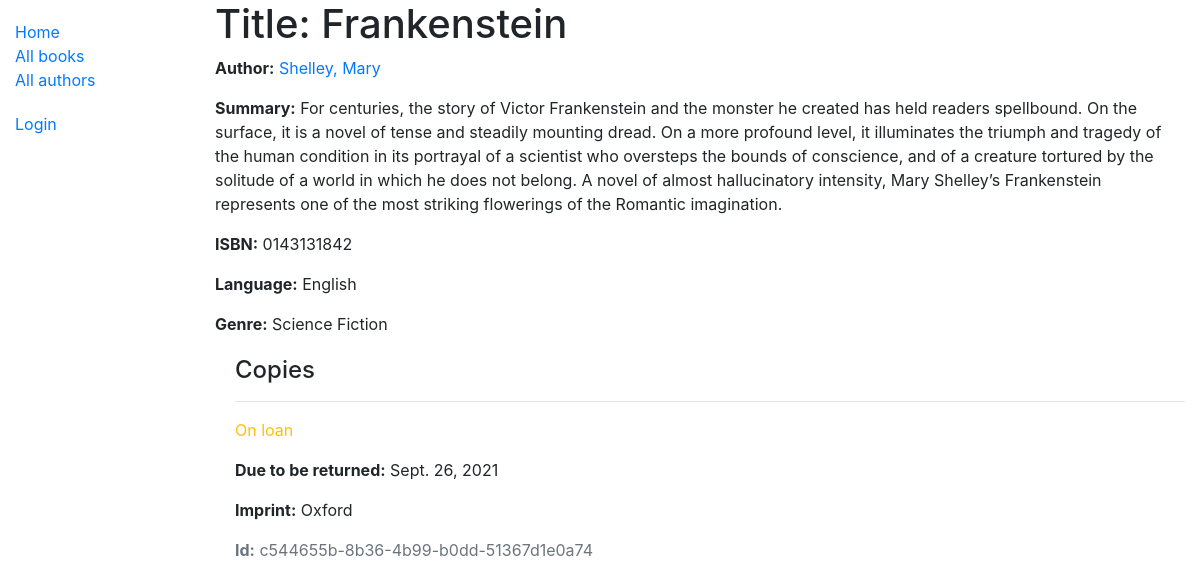
Page /catalog/book/10 on the committed database.
### catalog/models.py (models this page shows, shortened)
class Book(models.Model):
    title = models.CharField(max_length=200)
    author = models.ForeignKey('Author', on_delete=models.SET_NULL, null=True)
    summary = models.TextField(max_length=1000, help_text="Enter a brief description of the book")
    isbn = models.CharField('ISBN', max_length=13,
                            unique=True,
                            help_text='13 Character <a href="https://www.isbn-international.org/content/what-isbn'
                                      '">ISBN number</a>')
    genre = models.ManyToManyField(Genre, help_text="Select a genre for this book")
    language = models.ForeignKey('Language', on_delete=models.SET_NULL, null=True)
    class Meta:
        ordering = ['title', 'author']
    def display_genre(self):
        """Creates a string for the Genre. This is required to display genre in Admin."""
        return ', '.join([genre.name for genre in self.genre.all()[:3]])
    display_genre.short_description = 'Genre'

class Author(models.Model):
    first_name = models.CharField(max_length=100)
    last_name = models.CharField(max_length=100)
    date_of_birth = models.DateField(null=True, blank=True)
    date_of_death = models.DateField('died', null=True, blank=True)
    class Meta:
        ordering = ['last_name', 'first_name']
    def __str__(self):
        return '{0}, {1}'.format(self.last_name, self.first_name)

class Language(models.Model):
    name = models.CharField(max_length=200,
                            help_text="Enter the book's natural language (e.g. English, French, Japanese etc.)")
    def __str__(self):
        return self.name

class Genre(models.Model):
    name = models.CharField(
        max_length=200,
        help_text="Enter a book genre (e.g. Science Fiction, French Poetry etc.)"
        )
    def __str__(self):
        return self.name

class BookInstance(models.Model):
    id = models.UUIDField(primary_key=True, default=uuid.uuid4,
                          help_text="Unique ID for this particular book across whole library")
    book = models.ForeignKey('Book', on_delete=models.PROTECT, null=True)
    imprint = models.CharField(max_length=200)
    due_back = models.DateField(null=True, blank=True)
    borrower = models.ForeignKey(User, on_delete=models.SET_NULL, null=True, blank=True)
    LOAN_STATUS = (
        ('d', 'Maintenance'),
        ('o', 'On loan'),
        ('a', 'Available'),
        ('r', 'Reserved'),
    )
    status = models.CharField(
        max_length=1,
        choices=LOAN_STATUS,
        blank=True,
        default='d',
        help_text='Book availability')
    class Meta:
        ordering = ['due_back']
        permissions = (("can_mark_returned", "Set book as returned"),)

### catalog/views.py (the view)
# urls.py: path('book/<int:pk>', views.BookDetailView.as_view(), name='book-detail'),
class BookDetailView(generic.DetailView):
    model = Book

### catalog/templates/catalog/book_detail.html
{% extends "base_generic.html" %}
{% block content %}
  <h1>Title: {{ book.title }}</h1>
  <p><strong>Author:</strong> <a href="">{{ book.author }}</a></p>
  <p><strong>Summary:</strong> {{ book.summary }}</p>
  <p><strong>ISBN:</strong> {{ book.isbn }}</p>
  <p><strong>Language:</strong> {{ book.language }}</p>
  <p><strong>Genre:</strong> {{ book.genre.all|join:", " }}</p>
  <div style="margin-left:20px;margin-top:20px">
    <h4>Copies</h4>
    {% for copy in book.bookinstance_set.all %}
      <hr>
      <p class="{% if copy.status == 'a' %}text-success{% elif copy.status == 'm' %}text-danger{% else %}text-warning{% endif %}">
        {{ copy.get_status_display }}
      </p>
      {% if copy.status != 'a' %}
        <p><strong>Due to be returned:</strong> {{ copy.due_back }}</p>
      {% endif %}
      <p><strong>Imprint:</strong> {{ copy.imprint }}</p>
      <p class="text-muted"><strong>Id:</strong> {{ copy.id }}</p>
    {% endfor %}
  </div>
{% endblock %}

### rows in the picture
Book: title "Frankenstein", author "Shelley, Mary", summary "For centuries, the story of Victor Frankenstein and the monster he created has held readers spellbound. On the surface, it is a novel of tense and steadily mounting dread. On a more profound level, it illuminates the triumph and tragedy of the human condition in its portrayal of a scientist who oversteps the bounds of conscience, and of a creature tortured by the solitude of a world in which he does not belong. A novel of almost hallucinatory intensity, Mary Shelley’s Frankenstein represents one of the most striking flowerings of the Romantic imagination.", isbn "0143131842", language "English", genre.all "Science Fiction"
BookInstance: status "On loan", due_back "Sept. 26, 2021", imprint "Oxford", id "c544655b-8b36-4b99-b0dd-51367d1e0a74"
